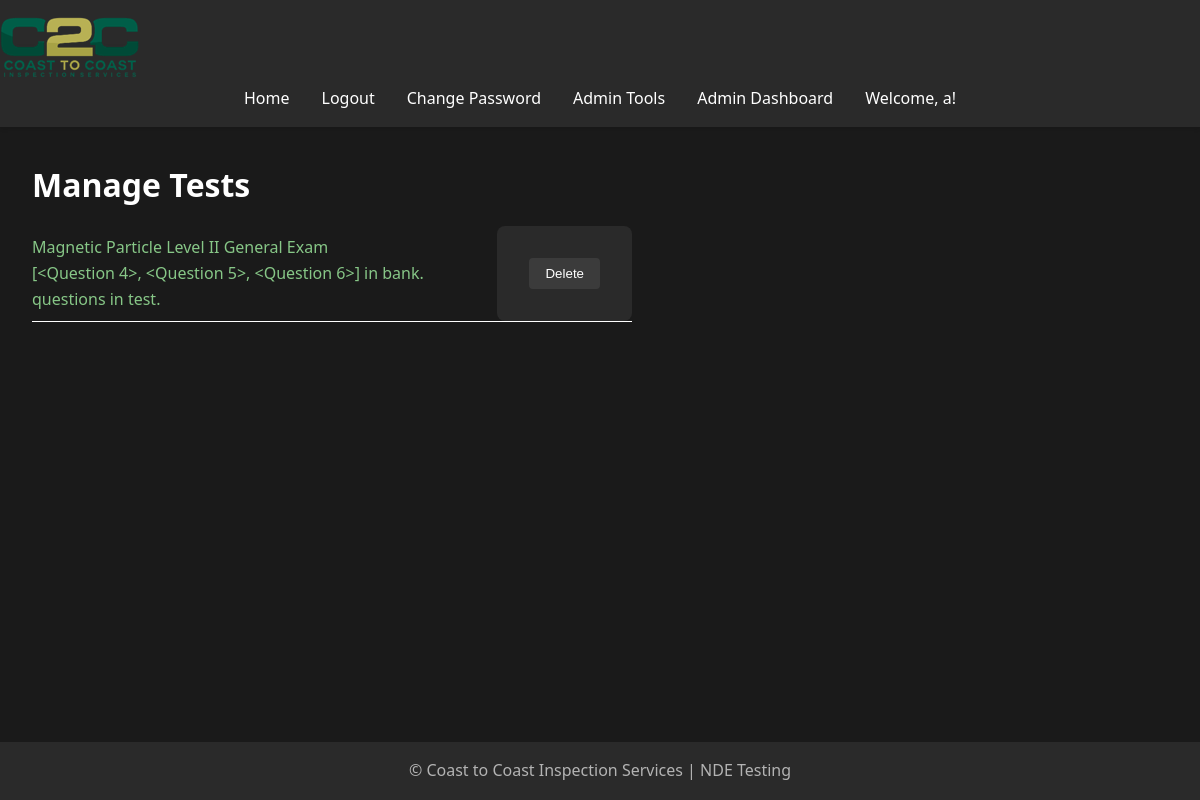
/admin/manage_tests (signed in), run on the app's committed database.
### models.py (models this page shows, shortened)
class User(UserMixin, db.Model):
    id = db.Column(db.Integer, primary_key=True)
    username = db.Column(db.String(80), unique=True, nullable=False)
    password = db.Column(db.String(120), nullable=False)
    is_admin = db.Column(db.Boolean, default=False)
    test_results = db.relationship('TestResult', back_populates='user', lazy=True)
    accesses = db.relationship('TestAccess', back_populates='user', lazy=True)
    access_requests = db.relationship('TestAccessRequest', back_populates='user', lazy=True)

class Test(db.Model):
    id = db.Column(db.Integer, primary_key=True)
    title = db.Column(db.String(100), nullable=False)
    question_count = db.Column(db.Integer, nullable=False, default=10)
    test_results = relationship('TestResult', back_populates='test', cascade='all, delete-orphan')
    questions = relationship('Question', back_populates='test', cascade='all, delete-orphan')
    accesses = db.relationship('TestAccess', back_populates='test', lazy=True, cascade="all, delete-orphan")
    access_requests = db.relationship('TestAccessRequest', back_populates='test', lazy=True, cascade="all, delete-orphan")

### app.py (the view)
@app.route('/admin/manage_tests', methods=['GET', 'POST'])
@login_required
def manage_tests():
    if not current_user.is_admin:
        flash('You do not have permission to access this page.', 'error')
        return redirect(url_for('home'))
    tests = Test.query.all()  # Get all tests from the database
    return render_template('manage_tests.html', tests=tests)

### app.py (called while the page is built)
@app.before_request
def reset_session_on_navigation():
    test_endpoints = ['take_test', 'submit_test']
    current_endpoint = request.endpoint
    if current_endpoint is None:
        return

@app.context_processor
def utility_processor():
    def format_pacific_time(utc_dt):
        pacific_time = utc_to_pacific(utc_dt)
        return pacific_time.strftime('%Y-%m-%d %I:%M:%S %p %Z')
    return dict(format_pacific_time=format_pacific_time)

@login_manager.user_loader
def load_user(user_id):
    return User.query.get(int(user_id))

@app.before_request
def manage_test_session():
    if 'start_new_test' in request.args:
        session.pop('answers', None)
        session.pop('flagged', None)
        session.pop('current_index', None)
        session.pop('start_time', None)
    elif 'test_submitted' in session and request.endpoint != 'test_results':
        session.pop('answers', None)
        session.pop('flagged', None)
        session.pop('current_index', None)
        session.pop('start_time', None)
        session.pop('test_submitted', None)

### templates/manage_tests.html
{% extends "base.html" %}
{% block content %}
    <h1>Manage Tests</h1>
    {% if tests %}
        <ul style="list-style-type: none; padding: 0;">
            {% for test in tests %}
                <li style="margin-bottom: 10px; display: flex; align-items: center; border-bottom: white solid 1px; max-width: 600px;">
                    <a href="{{ url_for('manage_questions', test_id=test.id) }}" style="flex-grow: 1;">
                        {{ test.title }}   <br> {{ test.questions }} in bank. <br> {{ test.questions_count }} questions in test.
                    </a>
                    <form action="{{ url_for('delete_test', test_id=test.id) }}" method="POST" style="display:inline;">
                        <button type="submit" class="btn btn-danger" onclick="return confirm('Are you sure you want to delete this test?');">Delete</button>
                    </form>
                </li>
            {% endfor %}
        </ul>
    {% else %}
        <p>No tests available.</p>
    {% endif %}
{% endblock %}

### templates/base.html (shortened to what this page needs)
<!DOCTYPE html>
<html lang="en">
<head>
    <link rel="stylesheet" href="{{ url_for('static', filename='css/style.css') }}">
</head>
<body>
    <header>
        <nav class="navbar">
            <a class="navbar-brand" href="{{ url_for('home') }}">
                <img src="{{ url_for('static', filename='images/logo.png') }}" alt="Logo" class="logo">
            </a>
            <ul class="navbar-nav">
                <li><a href="{{ url_for('home') }}">Home</a></li>
                {% if current_user.is_authenticated %}
                    <li><a href="{{ url_for('logout') }}">Logout</a></li>
                    <li><a href="{{ url_for('change_password') }}">Change Password</a></li>
                    {% if current_user.is_admin %}
                        <li><a href="{{ url_for('admin.index') }}">Admin Tools</a></li>
                        <li><a href="{{ url_for('admin_dashboard') }}">Admin Dashboard</a></li>
                    {% endif %}
                    <li class="user-welcome">
                        <span>Welcome, {{ current_user.username }}!</span>
                    </li>
                {% else %}
                    <li><a href="{{ url_for('login') }}">Login</a></li>
                    <li><a href="{{ url_for('register') }}">Register</a></li>
                {% endif %}
            </ul>
        </nav>
    </header>
    <main>
        {% block content %}{% endblock %}
    </main>
    <footer>
        <p>&copy; Coast to Coast Inspection Services | NDE Testing</p>
    </footer>
</body>
</html>

### static/css/style.css (style rules this page uses)
:root { --bg-primary: #1a1a1a; --bg-secondary: #2a2a2a; --text-primary: #ffffff; --text-secondary: #b3b3b3; --accent-color: #87c787; --error-color: #cf6679; --success-color: #03dac6; }
* { box-sizing: border-box; margin: 0; padding: 0; }
body { font-family: 'Segoe UI', Tahoma, Geneva, Verdana, sans-serif; line-height: 1.6; color: var(--text-primary); background-color: var(--bg-primary); min-height: 100vh; display: flex; flex-direction: column; }
header { background-color: var(--bg-secondary); padding: 1rem 0; box-shadow: 0 2px 4px rgba(0,0,0,0.1); }
nav ul { display: flex; justify-content: center; list-style-type: none; }
nav ul li { margin: 0 1rem; }
nav ul li a { color: var(--text-primary); text-decoration: none; font-weight: 500; transition: color 0.3s ease; }
main { flex: 1; padding: 2rem; max-width: 1200px; margin: 0 auto; width: 100%; }
h1, h2, h3 { margin-bottom: 1rem; color: var(--text-primary); }
a { color: var(--accent-color); text-decoration: none; transition: color 0.3s ease; }
form { background-color: var(--bg-secondary); padding: 2rem; border-radius: 8px; max-width: 700px; margin: 0 auto; }
button { background-color: rgb(59, 59, 59); color: var(--text-primary); padding: 0.5rem 1rem; border: none; border-radius: 4px; cursor: pointer; transition: background-color 0.3s ease; }
footer { text-align: center; padding: 1rem 0; background-color: var(--bg-secondary); color: var(--text-secondary); }

### data on the page
User: username "a"
Test: title "Magnetic Particle Level II General Exam", questions "[<Question 4>, <Question 5>, <Question 6>]"
